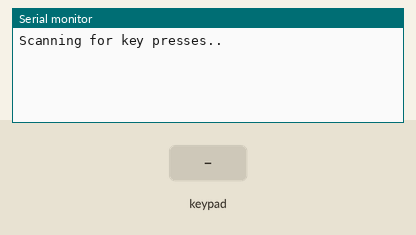
Simulated run of this sketch. Board: Arduino Uno, built with avr-gcc and run on an emulated ATmega328P. On the bench: the last lines printed to the serial monitor. Wiring (inferred from the signals the program sends): 4×4 keypad with keys 1 2 3 A 4 5 6 B 7 8 9 C * 0 # D (labels assumed): rows pin 2, pin 3, pin 4, pin 5; columns pin 6, pin 7, pin 8, pin 9. The test bench sets the inputs (shaded band).

Above: at 1.2 s.
1.3 s: key '1' pressed
At 2.1 s:
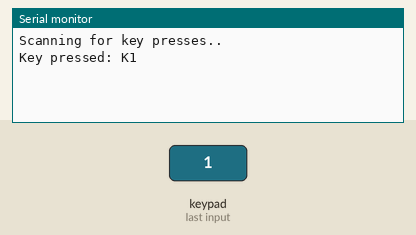
2.8 s: keypad keys 1 2 pressed 0.4 s apart
At 4.2 s:
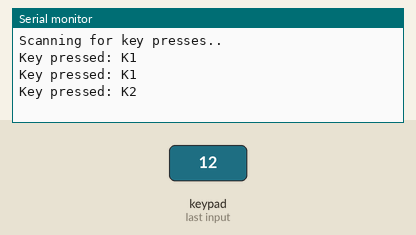
5.1 s: key 'A' pressed
At 5.6 s:
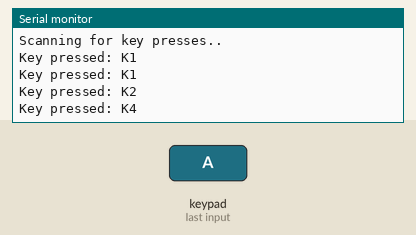
6.6 s: keypad keys 1 2 # pressed 0.4 s apart
At 8.8 s:
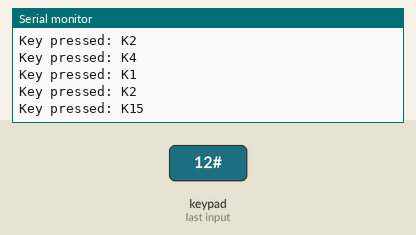
Timing chart, 0 to 10.3 s (numbered marks = the images above; inputs shaded):
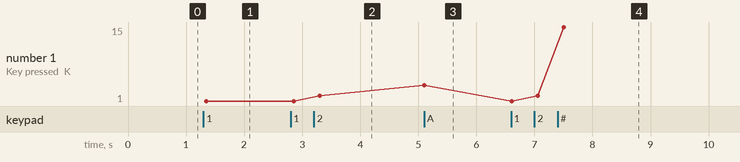

The sketch:

KeyMatrixInput.ino
```cpp
/*

  KeyboardMatrixModule/KeyMatrixInput
  Demo multiplexed key input on a simple pushbutton/LED matrix module

  For info and circuit diagrams see https://github.com/tardate/LittleArduinoProjects/tree/main/playground/KeyboardMatrixModule/KeyMatrixInput

 */

const int START_L_PIN=2;
const int START_R_PIN=6;
const int MATRIX_SIZE=4;
const int POLL_DELAY=150;

void setup() {
  Serial.begin(9600);
  // set the L pins as output LOW by default
  for(int lpin = START_L_PIN; lpin < START_L_PIN + MATRIX_SIZE; ++lpin) {
    pinMode(lpin, OUTPUT);
    digitalWrite(lpin, HIGH);
  }
  // set the R pins as input with pullup (normally high)
  for(int rpin = START_R_PIN; rpin < START_R_PIN + MATRIX_SIZE; ++rpin) {
    pinMode(rpin, INPUT_PULLUP);
  }
  Serial.println(F("Scanning for key presses.."));
}

void loop() {
  scanKeyMatrix();
  delay(POLL_DELAY);
}

void scanKeyMatrix() {
  for(int lpin = START_L_PIN; lpin < START_L_PIN + MATRIX_SIZE; ++lpin) {
    // pull a set of L keys LOW
    digitalWrite(lpin, LOW);
    for(int rpin = START_R_PIN; rpin < START_R_PIN + MATRIX_SIZE; ++rpin) {
      // see if any corresponding R inputs are LOW
      if(!digitalRead(rpin)) {
        // key is pressed
        int key = (lpin - START_L_PIN) * MATRIX_SIZE + rpin - START_R_PIN + 1;
        Serial.print(F("Key pressed: K"));
        Serial.println(key);
      }
    }
    digitalWrite(lpin, HIGH);
  }
}
```

Measured:
- after the input at 1.3 s, the serial monitor: prints a new line after 0.05 s (image 1)
- after the input at 2.8 s, the serial monitor: prints a new line after 0.50 s (image 2)
- after the input at 5.1 s, the serial monitor: prints a new line at once (image 3)
- after the input at 6.6 s, the serial monitor: prints a new line at once (image 4)
- plotted number 1: 1 → 2 after the input at 2.8 s, 2 → 4 after the input at 5.1 s, 4 → 15 after the input at 6.6 s
